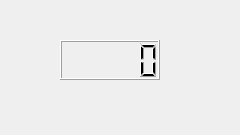
<?xml version="1.0" encoding="UTF-8"?>
<ui version="4.0">
 <class>Dialog</class>
 <widget class="QDialog" name="Dialog">
  <property name="geometry">
   <rect>
    <x>0</x>
    <y>0</y>
    <width>240</width>
    <height>135</height>
   </rect>
  </property>
  <property name="windowTitle">
   <string>Dialog</string>
  </property>
  <widget class="QLCDNumber" name="lcdNumber">
   <property name="geometry">
    <rect>
     <x>60</x>
     <y>40</y>
     <width>100</width>
     <height>40</height>
    </rect>
   </property>
  </widget>
 </widget>
 <resources/>
 <connections/>
</ui>
